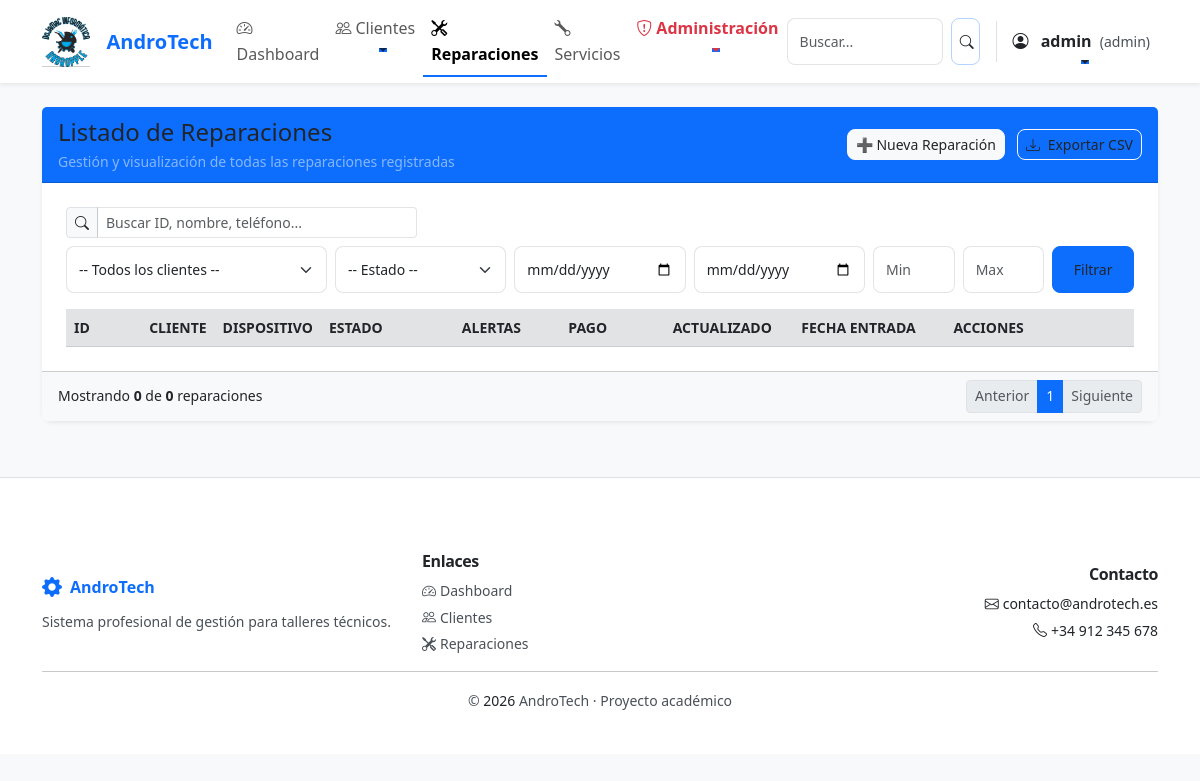
Page /reparaciones?cliente_id=10001 (signed in) on the earlier database version.
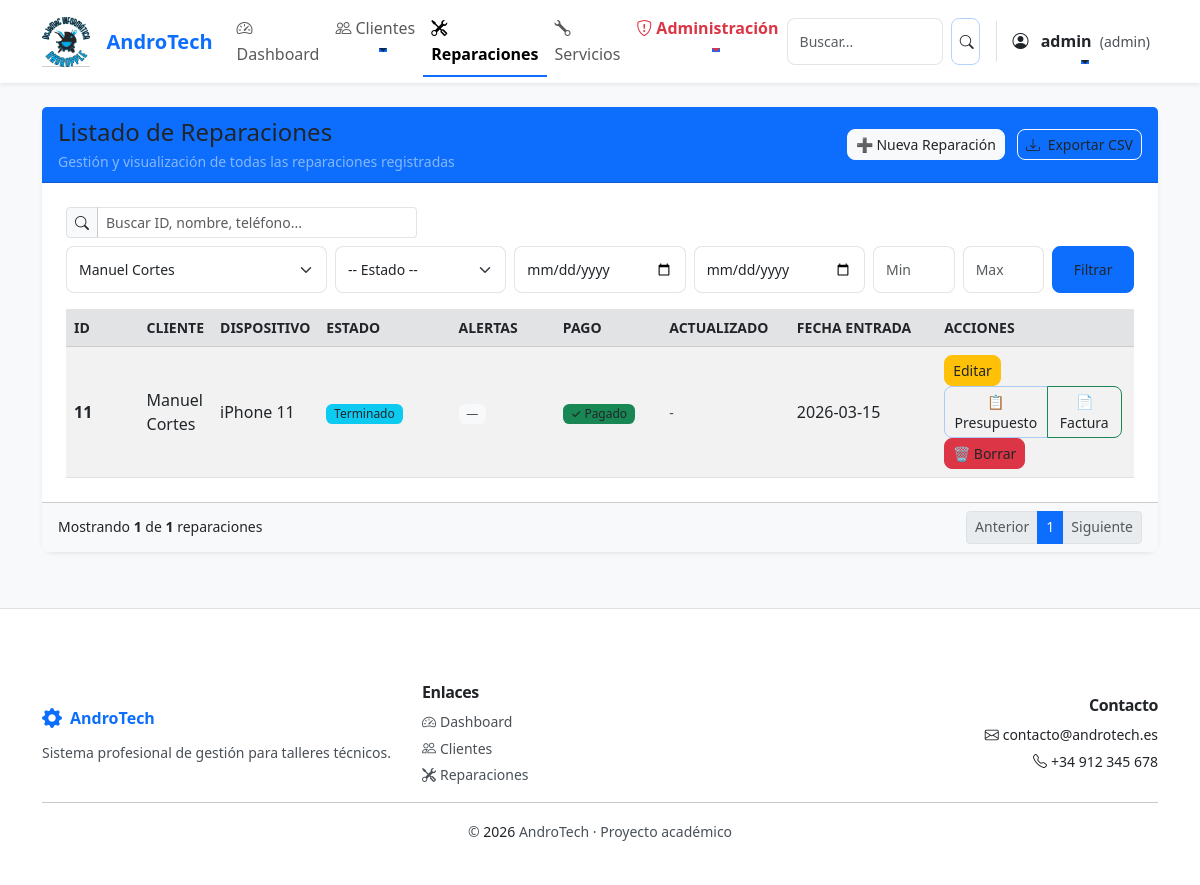
Same page on the later database version.
### tables this page shows
CREATE TABLE reparaciones (
    id INTEGER PRIMARY KEY AUTOINCREMENT,
    cliente_id INTEGER,
    dispositivo TEXT NOT NULL,
    descripcion TEXT,
    estado TEXT DEFAULT 'Pendiente',
    fecha_entrada TEXT,
    fecha_salida TEXT,
    precio REAL,
    tipo_documento TEXT DEFAULT 'presupuesto',
    estado_pago TEXT DEFAULT 'Pendiente',
    fecha_pago TEXT,
    metodo_pago TEXT,
    FOREIGN KEY (cliente_id) REFERENCES clientes(id)
);

CREATE TABLE clientes (
    id INTEGER PRIMARY KEY AUTOINCREMENT,
    nombre TEXT NOT NULL,
    telefono TEXT,
    email TEXT,
    direccion TEXT
);

### app.py (the view, shortened to what this page needs)
@app.route("/reparaciones")
@login_required
def reparaciones():
    conn = get_db()
    cliente_id = request.args.get('cliente_id', '').strip()
    estado = request.args.get('estado', '').strip()
    desde = request.args.get('desde', '').strip()
    hasta = request.args.get('hasta', '').strip()
    precio_min = request.args.get('precio_min', '').strip()
    precio_max = request.args.get('precio_max', '').strip()
    q = request.args.get('q', '').strip()
    try:
        page = int(request.args.get('page', 1))
        if page < 1:
            page = 1
    except ValueError:
        page = 1
    per_page = 10
    offset = (page - 1) * per_page
    sql_base = "FROM reparaciones LEFT JOIN clientes ON clientes.id = reparaciones.cliente_id"
    where_clauses = []
    params = []
    if cliente_id:
        where_clauses.append("reparaciones.cliente_id = ?")
        params.append(cliente_id)
    if estado:
        where_clauses.append("reparaciones.estado = ?")
        params.append(estado)
    if desde:
        where_clauses.append("reparaciones.fecha_entrada >= ?")
        params.append(desde)
    if hasta:
        where_clauses.append("reparaciones.fecha_entrada <= ?")
        params.append(hasta)
    if precio_min:
        try:
            params.append(float(precio_min))
            where_clauses.append("reparaciones.precio >= ?")
        except ValueError:
            pass
    if precio_max:
        try:
            params.append(float(precio_max))
            where_clauses.append("reparaciones.precio <= ?")
        except ValueError:
            pass
    where_sql = (" WHERE " + " AND ".join(where_clauses)) if where_clauses else ""
    total_sql = "SELECT COUNT(*) " + sql_base + where_sql
    total = conn.execute(total_sql, tuple(params)).fetchone()[0]
    select_sql = "SELECT reparaciones.*, clientes.nombre AS cliente " + sql_base + where_sql + " ORDER BY fecha_entrada DESC LIMIT ? OFFSET ?"
    final_params = params + [per_page, offset]
    datos = conn.execute(select_sql, tuple(final_params)).fetchall()
    datos_enriquecidos = []
    for r in datos:
        r_dict = dict(r)
        ultima_actualizacion = conn.execute(
            "SELECT fecha_cambio FROM reparaciones_historial WHERE reparacion_id = ? ORDER BY fecha_cambio DESC LIMIT 1",
            (r_dict['id'],)
        ).fetchone()
        r_dict['ultima_actualizacion'] = ultima_actualizacion['fecha_cambio'] if ultima_actualizacion else None
        r_dict['alertas_info'] = calcular_alertas_reparacion(r_dict, r_dict['ultima_actualizacion'])
        datos_enriquecidos.append(r_dict)
    clientes = conn.execute("SELECT id, nombre FROM clientes ORDER BY nombre").fetchall()
    conn.close()
    filters = {}
    if cliente_id:
        filters['cliente_id'] = cliente_id
    if estado:
        filters['estado'] = estado
    if desde:
        filters['desde'] = desde
    if hasta:
        filters['hasta'] = hasta
    if precio_min:
        filters['precio_min'] = precio_min
    if precio_max:
        filters['precio_max'] = precio_max
    if q:
        filters['q'] = q
    filters_query = urllib.parse.urlencode(filters)
    total_pages = max(1, (total + per_page - 1) // per_page)
    mostrar_precios = session.get('rol') in ['admin', 'tecnico']
    return render_template("reparaciones.html", reparaciones=datos_enriquecidos, clientes=clientes, filters=filters, filters_query=filters_query, page=page, total_pages=total_pages, per_page=per_page, total=total, mostrar_precios=mostrar_precios, user_role=session.get('rol'))

### templates/reparaciones.html (shortened to what this page needs)
{% extends "base.html" %}
{% block content %}
<div class="row justify-content-center py-4">
    <div class="col-12">
        <div class="card shadow-sm border-0">
            <div class="card-header bg-primary text-white d-flex align-items-center justify-content-between">
                <div>
                    <h4 class="mb-0">Listado de Reparaciones</h4>
                    <small class="text-white-50">Gestión y visualización de todas las reparaciones registradas</small>
                </div>
                <div class="text-end">
                    <a href="/reparaciones/nueva" class="btn btn-light btn-sm text-primary">➕ Nueva Reparación</a>
                    <a href="{{ url_for('export_reparaciones', **request.args) }}" class="btn btn-outline-light btn-sm ms-2">
                        <i class="bi bi-download me-1"></i> Exportar CSV
                    </a>
                </div>
            </div>
            <div class="card-body">
                <form method="get" class="row g-2 mb-2">
                    <div class="col-md-4">
                        <div class="input-group input-group-sm">
                            <span class="input-group-text"><i class="bi bi-search"></i></span>
                            <input type="search" name="q" class="form-control" placeholder="Buscar ID, nombre, teléfono..." value="{{ filters.q if filters.q is defined else '' }}">
                        </div>
                    </div>
                </form>
                <form method="get" class="row g-2 mb-3">
                    <div class="col-sm-3">
                        <select name="cliente_id" class="form-select form-select-sm">
                            <option value="">-- Todos los clientes --</option>
                            {% for c in clientes %}
                                <option value="{{ c.id }}" {% if filters.cliente_id and filters.cliente_id == (c.id|string) %}selected{% endif %}>{{ c.nombre }}</option>
                            {% endfor %}
                        </select>
                    </div>
                    <div class="col-sm-2">
                        <select name="estado" class="form-select form-select-sm">
                            <option value="">-- Estado --</option>
                        </select>
                    </div>
                    <div class="col-sm-2">
                        <input type="date" name="desde" class="form-control form-control-sm" placeholder="Desde" value="{{ filters.desde if filters.desde is defined else '' }}">
                    </div>
                    <div class="col-sm-2">
                        <input type="date" name="hasta" class="form-control form-control-sm" placeholder="Hasta" value="{{ filters.hasta if filters.hasta is defined else '' }}">
                    </div>
                    <div class="col-sm-1">
                        <input type="number" step="0.01" name="precio_min" class="form-control form-control-sm" placeholder="Min" value="{{ filters.precio_min if filters.precio_min is defined else '' }}">
                    </div>
                    <div class="col-sm-1">
                        <input type="number" step="0.01" name="precio_max" class="form-control form-control-sm" placeholder="Max" value="{{ filters.precio_max if filters.precio_max is defined else '' }}">
                    </div>
                    <div class="col-sm-1 d-grid">
                        <button class="btn btn-primary btn-sm" type="submit">Filtrar</button>
                    </div>
                </form>
                <div class="table-responsive">
                    <table class="table table-striped table-hover align-middle mb-0">
                        <thead class="table-secondary text-secondary small text-uppercase">
                        <tr>
                            <th scope="col" style="width:80px;">ID</th>
                            <th scope="col">Cliente</th>
                            <th scope="col">Dispositivo</th>
                            <th scope="col" style="width:140px;">Estado</th>
                            <th scope="col" style="width:110px;">Alertas</th>
                            <th scope="col" style="width:110px;">Pago</th>
                            <th scope="col" style="width:130px;">Actualizado</th>
                            <th scope="col" style="width:160px;">Fecha entrada</th>
                            <th scope="col" style="width:200px;">Acciones</th>
                        </tr>
                        </thead>
                        <tbody>
                        {% for r in reparaciones %}
                        <tr>
                            <td class="fw-semibold">{{ r.id }}</td>
                            <td>{{ r.cliente }}</td>
                            <td>{{ r.dispositivo }}</td>
                            <td>
                                <span class="badge bg-info text-dark">{{ r.estado }}</span>
                            </td>
                            <td>
                                {% if r.alertas_info.tiene_alertas %}
                                    <div class="d-flex gap-1 flex-wrap">
                                        {% for alerta in r.alertas_info.alertas %}
                                        <span class="badge bg-{{ alerta.color }} small" title="{{ alerta.mensaje }}">
                                            {{ alerta.icono }} {{ alerta.tipo|replace('_', ' ')|title }}
                                        </span>
                                        {% endfor %}
                                    </div>
                                {% else %}
                                    <span class="badge bg-light text-muted small">—</span>
                                {% endif %}
                            </td>
                            <td>
                                {% if r.estado_pago == 'Pagado' %}
                                    <span class="badge bg-success">✓ Pagado</span>
                                {% else %}
                                    <span class="badge bg-danger">⏳ Pendiente</span>
                                {% endif %}
                            </td>
                            <td>
                                {% if r.ultima_actualizacion %}
                                    <small class="text-muted">{{ r.ultima_actualizacion|strftime('%d/%m/%Y') }}</small>
                                {% else %}
                                    <small class="text-muted">-</small>
                                {% endif %}
                            </td>
                            <td>{{ r.fecha_entrada }}</td>
                            <td>
                                <a href="/reparaciones/editar/{{ r.id }}" class="btn btn-warning btn-sm me-1">Editar</a>
                                <div class="btn-group btn-group-sm me-1" role="group">
                                    <a href="/reparaciones/pdf/{{ r.id }}?tipo=presupuesto" class="btn btn-outline-primary" target="_blank" title="Descargar presupuesto">📋 Presupuesto</a>
                                    <a href="/reparaciones/pdf/{{ r.id }}?tipo=factura" class="btn btn-outline-success" target="_blank" title="Descargar factura">📄 Factura</a>
                                </div>
                                {% if user_role == 'admin' %}
                                <button type="button" class="btn btn-danger btn-sm" data-bs-toggle="modal" data-bs-target="#confirmBorrarModal"
                                        onclick="setConfirmData('/reparaciones/borrar/{{ r.id }}', 'Borrar Reparación', '¿Estás seguro de que deseas borrar esta reparación (#{{ r.id }})? Esta acción no se puede deshacer.')">
                                    🗑️ Borrar
                                </button>
                                {% endif %}
                            </td>
                        </tr>
                        {% endfor %}
                        </tbody>
                    </table>
                </div>
            </div>
            <div class="card-footer bg-light small text-muted">
                <div class="d-flex justify-content-between align-items-center">
                    <div>Mostrando <strong>{{ reparaciones|length }}</strong> de <strong>{{ total }}</strong> reparaciones</div>
                    <div>
                        <nav aria-label="Paginacion">
                            <ul class="pagination pagination-sm mb-0">
                                <li class="page-item {% if page <= 1 %}disabled{% endif %}">
                                    <a class="page-link" href="?page={{ page-1 }}{% if filters_query %}&{{ filters_query }}{% endif %}">Anterior</a>
                                </li>
                                {% for p in range(1, total_pages+1) %}
                                <li class="page-item {% if p == page %}active{% endif %}"><a class="page-link" href="?page={{ p }}{% if filters_query %}&{{ filters_query }}{% endif %}">{{ p }}</a></li>
                                {% endfor %}
                                <li class="page-item {% if page >= total_pages %}disabled{% endif %}">
                                    <a class="page-link" href="?page={{ page+1 }}{% if filters_query %}&{{ filters_query }}{% endif %}">Siguiente</a>
                                </li>
                            </ul>
                        </nav>
                    </div>
                </div>
            </div>
        </div>
    </div>
</div>
{% endblock %}

Differences in the rows shown:
added reparaciones: id "11", cliente "Manuel Cortes", dispositivo "iPhone 11", estado "Terminado", estado_pago "✓ Pagado", fecha_entrada "2026-03-15"
Other differences:
form field cliente_id: "-- Todos los clientes --" → "Manuel Cortes"
{{ reparaciones|length }}: "0" → "1"
{{ total }}: "0" → "1"
